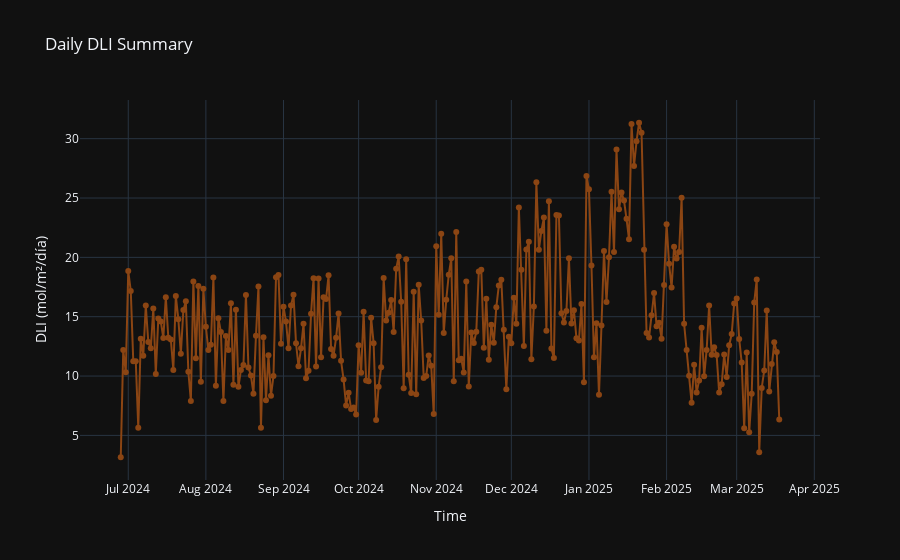

Source (notebook cell):
### Markdown cell above
##### Radation Visualizations

### Code cell
fig_dli = go.Figure()

# Now x = df.index
fig_dli.add_trace(go.Scatter(x=dli_diario['Date'], y=dli_diario['DLI'], 
                         mode='lines+markers', 
                         name='DLI',
                         line=dict(color='#8B4513'),
                         marker=dict(color='#8B4513')))

# Add titles and labels
fig_dli.update_layout(
    title='Daily DLI Summary',
    xaxis_title='Time',
    yaxis_title='DLI (mol/m²/día)',
    template='plotly_dark'
)

# Show the plot
fig_dli.show()

### Figure 1 — Plotly figure (JSON) as saved in the notebook; plotly's stock layout.template omitted (floating-point values rounded to 4 significant figures; data arrays with more than 128 entries replaced by an {"elided": "..."} marker saying what was removed)
{"data": [{"line": {"color": "#8B4513"}, "marker": {"color": "#8B4513"}, "mode": "lines+markers", "name": "DLI", "type": "scatter", "x": {"elided": "264 str values"}, "y": {"elided": "264 float values"}}], "layout": {"title": {"text": "Daily DLI Summary"}, "xaxis": {"title": {"text": "Time"}}, "yaxis": {"title": {"text": "DLI (mol/m²/día)"}}}}
